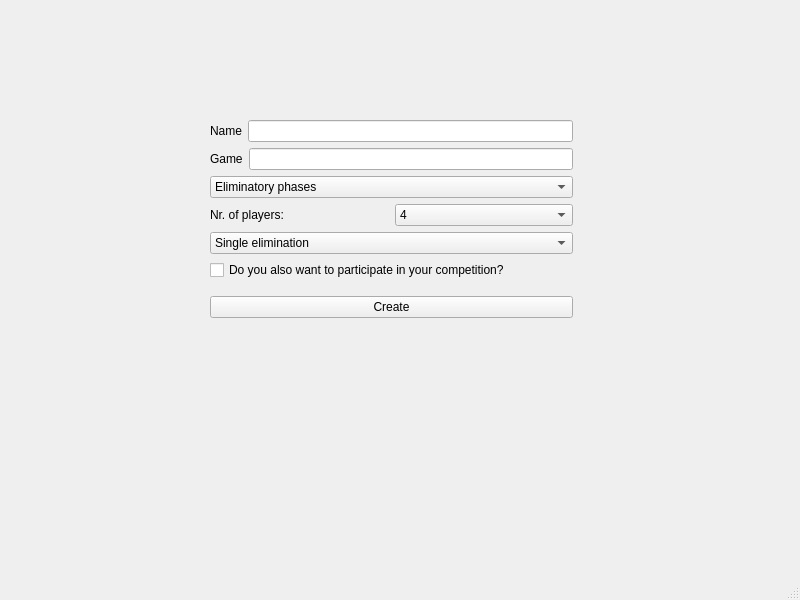
<?xml version="1.0" encoding="UTF-8"?>
<ui version="4.0">
 <class>createChampionship</class>
 <widget class="QMainWindow" name="createChampionship">
  <property name="geometry">
   <rect>
    <x>0</x>
    <y>0</y>
    <width>800</width>
    <height>600</height>
   </rect>
  </property>
  <property name="windowTitle">
   <string>Create Championship</string>
  </property>
  <widget class="QWidget" name="centralwidget">
   <widget class="QWidget" name="layoutWidget">
    <property name="geometry">
     <rect>
      <x>210</x>
      <y>110</y>
      <width>363</width>
      <height>220</height>
     </rect>
    </property>
    <layout class="QVBoxLayout" name="verticalLayout_6">
     <item>
      <layout class="QVBoxLayout" name="verticalLayout_5">
       <item>
        <layout class="QVBoxLayout" name="verticalLayout_4">
         <item>
          <layout class="QVBoxLayout" name="verticalLayout_3">
           <item>
            <layout class="QVBoxLayout" name="verticalLayout_2">
             <item>
              <layout class="QVBoxLayout" name="verticalLayout">
               <item>
                <layout class="QHBoxLayout" name="horizontalLayout">
                 <item>
                  <widget class="QLabel" name="label">
                   <property name="text">
                    <string>Name</string>
                   </property>
                  </widget>
                 </item>
                 <item>
                  <widget class="QLineEdit" name="lineEdit_name"/>
                 </item>
                </layout>
               </item>
               <item>
                <layout class="QHBoxLayout" name="horizontalLayout_2">
                 <item>
                  <widget class="QLabel" name="label_2">
                   <property name="text">
                    <string>Game</string>
                   </property>
                  </widget>
                 </item>
                 <item>
                  <widget class="QLineEdit" name="lineEdit_game"/>
                 </item>
                </layout>
               </item>
              </layout>
             </item>
             <item>
              <widget class="QComboBox" name="comboBox_phases">
               <item>
                <property name="text">
                 <string>Eliminatory phases</string>
                </property>
               </item>
              </widget>
             </item>
            </layout>
           </item>
           <item>
            <layout class="QHBoxLayout" name="horizontalLayout_3">
             <item>
              <widget class="QLabel" name="label_3">
               <property name="text">
                <string>Nr. of players:</string>
               </property>
              </widget>
             </item>
             <item>
              <widget class="QComboBox" name="comboBox_nrPlayers">
               <item>
                <property name="text">
                 <string>4</string>
                </property>
               </item>
               <item>
                <property name="text">
                 <string>8</string>
                </property>
               </item>
               <item>
                <property name="text">
                 <string>16</string>
                </property>
               </item>
              </widget>
             </item>
            </layout>
           </item>
          </layout>
         </item>
         <item>
          <widget class="QComboBox" name="comboBox_elimination">
           <item>
            <property name="text">
             <string>Single elimination</string>
            </property>
           </item>
           <item>
            <property name="text">
             <string>Double elimination</string>
            </property>
           </item>
          </widget>
         </item>
        </layout>
       </item>
       <item>
        <widget class="QCheckBox" name="checkBox_admin">
         <property name="text">
          <string>Do you also want to participate in your competition?</string>
         </property>
        </widget>
       </item>
      </layout>
     </item>
     <item>
      <widget class="QPushButton" name="pushButton">
       <property name="text">
        <string>Create</string>
       </property>
      </widget>
     </item>
    </layout>
   </widget>
  </widget>
  <widget class="QMenuBar" name="menubar">
   <property name="geometry">
    <rect>
     <x>0</x>
     <y>0</y>
     <width>800</width>
     <height>21</height>
    </rect>
   </property>
  </widget>
  <widget class="QStatusBar" name="statusbar"/>
 </widget>
 <resources/>
 <connections/>
</ui>
